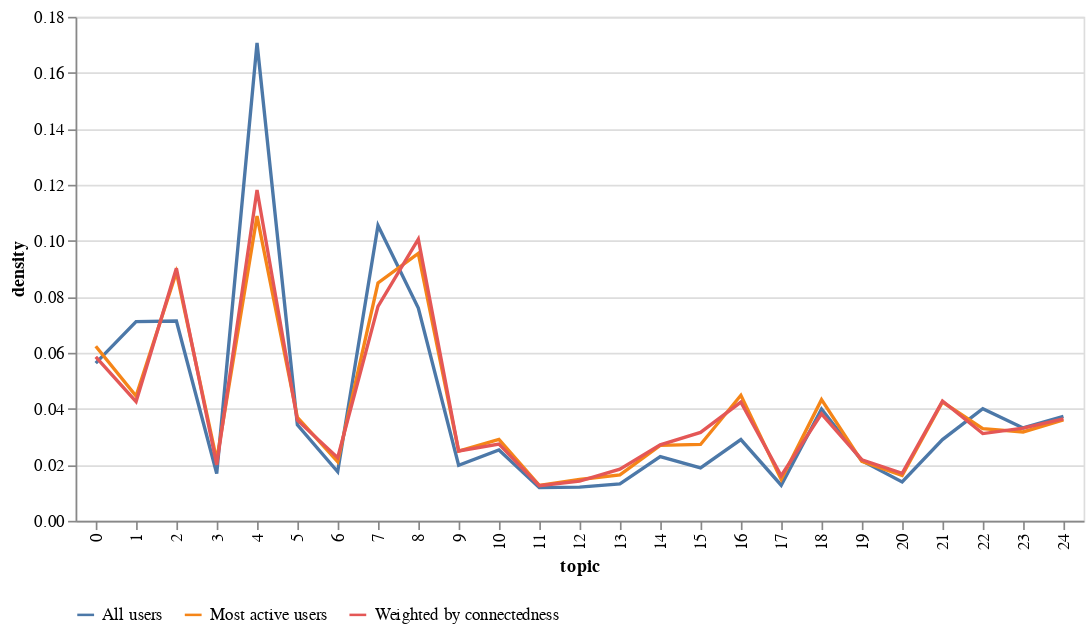

The notebook cell this image was saved under:
### Code cell
all_posts = topics.groupby("topic").agg((pl.col("id").count() / len(topics)).alias("density")) \
    .with_column(pl.lit("All users").alias("type")).to_pandas()

selected_user_posts = user_by_topic.groupby("topic").agg(pl.col("count").sum()).with_column((pl.col("count") / pl.col("count").sum()).alias("density")) \
    .with_column(pl.lit("Most active users").alias("type")).to_pandas()

pg_weighted_posts = counts_by_pg.groupby("topic").agg(pl.col("weighted_count").sum().alias("count")).with_column((pl.col("count") / pl.col("count").sum()).alias("density")) \
    .with_column(pl.lit("Weighted by connectedness").alias("type")).to_pandas()

alt.Chart(pd.concat([all_posts, selected_user_posts, pg_weighted_posts])).mark_line().encode(
    x='topic:O', y='density', color=alt.Color("type", legend=alt.Legend(orient='bottom', title=""))
).properties(height = 300, width = 600)

### Figure 1 — Vega-Lite specification as saved in the notebook (floating-point values rounded to 4 significant figures)
{"config": {"view": {"continuousWidth": 400, "continuousHeight": 300}}, "data": {"name": "data-72c24d443ab5f7542262cae8e5b94bf9"}, "mark": "line", "encoding": {"color": {"field": "type", "legend": {"orient": "bottom", "title": ""}, "type": "nominal"}, "x": {"field": "topic", "type": "ordinal"}, "y": {"field": "density", "type": "quantitative"}}, "height": 300, "width": 600, "$schema": "https://vega.github.io/schema/vega-lite/v4.17.0.json", "datasets": {"data-72c24d443ab5f7542262cae8e5b94bf9": [{"topic": 8, "density": 0.07599, "type": "All users", "count": null}, {"topic": 0, "density": 0.05631, "type": "All users", "count": null}, {"topic": 24, "density": 0.03727, "type": "All users", "count": null}, {"topic": 16, "density": 0.02901, "type": "All users", "count": null}, {"topic": 23, "density": 0.03315, "type": "All users", "count": null}, {"topic": 7, "density": 0.1054, "type": "All users", "count": null}, {"topic": 15, "density": 0.01888, "type": "All users", "count": null}, {"topic": 6, "density": 0.01752, "type": "All users", "count": null}, {"topic": 14, "density": 0.02294, "type": "All users", "count": null}, {"topic": 22, "density": 0.04001, "type": "All users", "count": null}, {"topic": 5, "density": 0.0343, "type": "All users", "count": null}, {"topic": 21, "density": 0.02901, "type": "All users", "count": null}, {"topic": 13, "density": 0.0132, "type": "All users", "count": null}, {"topic": 4, "density": 0.1707, "type": "All users", "count": null}, {"topic": 20, "density": 0.01385, "type": "All users", "count": null}, {"topic": 12, "density": 0.01201, "type": "All users", "count": null}, {"topic": 19, "density": 0.02144, "type": "All users", "count": null}, {"topic": 11, "density": 0.01185, "type": "All users", "count": null}, {"topic": 3, "density": 0.0169, "type": "All users", "count": null}, {"topic": 18, "density": 0.03994, "type": "All users", "count": null}, {"topic": 2, "density": 0.07137, "type": "All users", "count": null}, {"topic": 10, "density": 0.02528, "type": "All users", "count": null}, {"topic": 1, "density": 0.07112, "type": "All users", "count": null}, {"topic": 9, "density": 0.01983, "type": "All users", "count": null}, {"topic": 17, "density": 0.01271, "type": "All users", "count": null}, {"topic": 24, "density": 0.03605, "type": "Most active users", "count": 435.0}, {"topic": 16, "density": 0.04483, "type": "Most active users", "count": 541.0}, {"topic": 8, "density": 0.09547, "type": "Most active users", "count": 1152.0}, {"topic": 0, "density": 0.06232, "type": "Most active users", "count": 752.0}, {"topic": 15, "density": 0.02726, "type": "Most active users", "count": 329.0}, {"topic": 7, "density": 0.08494, "type": "Most active users", "count": 1025.0}, {"topic": 23, "density": 0.03174, "type": "Most active users", "count": 383.0}, {"topic": 22, "density": 0.0329, "type": "Most active users", "count": 397.0}, {"topic": 14, "density": 0.02693, "type": "Most active users", "count": 325.0}, {"topic": 6, "density": 0.02113, "type": "Most active users", "count": 255.0}, {"topic": 21, "density": 0.04243, "type": "Most active users", "count": 512.0}, {"topic": 5, "density": 0.03696, "type": "Most active users", "count": 446.0}, {"topic": 13, "density": 0.01641, "type": "Most active users", "count": 198.0}, {"topic": 12, "density": 0.01475, "type": "Most active users", "count": 178.0}, {"topic": 4, "density": 0.1088, "type": "Most active users", "count": 1313.0}, {"topic": 20, "density": 0.01616, "type": "Most active users", "count": 195.0}, {"topic": 3, "density": 0.02171, "type": "Most active users", "count": 262.0}, {"topic": 19, "density": 0.02121, "type": "Most active users", "count": 256.0}, {"topic": 11, "density": 0.01268, "type": "Most active users", "count": 153.0}, {"topic": 18, "density": 0.04326, "type": "Most active users", "count": 522.0}, {"topic": 10, "density": 0.02909, "type": "Most active users", "count": 351.0}, {"topic": 2, "density": 0.08875, "type": "Most active users", "count": 1071.0}, {"topic": 9, "density": 0.02486, "type": "Most active users", "count": 300.0}, {"topic": 17, "density": 0.01475, "type": "Most active users", "count": 178.0}, {"topic": 1, "density": 0.04458, "type": "Most active users", "count": 538.0}, {"topic": 8, "density": 0.1006, "type": "Weighted by connectedness", "count": 15.09}, {"topic": 24, "density": 0.0364, "type": "Weighted by connectedness", "count": 5.46}, {"topic": 0, "density": 0.05855, "type": "Weighted by connectedness", "count": 8.783}, {"topic": 16, "density": 0.0424, "type": "Weighted by connectedness", "count": 6.36}, {"topic": 7, "density": 0.07657, "type": "Weighted by connectedness", "count": 11.49}, {"topic": 23, "density": 0.03308, "type": "Weighted by connectedness", "count": 4.962}, {"topic": 15, "density": 0.03156, "type": "Weighted by connectedness", "count": 4.734}, {"topic": 6, "density": 0.02256, "type": "Weighted by connectedness", "count": 3.384}, {"topic": 22, "density": 0.03114, "type": "Weighted by connectedness", "count": 4.671}, {"topic": 14, "density": 0.02715, "type": "Weighted by connectedness", "count": 4.072}, {"topic": 13, "density": 0.01844, "type": "Weighted by connectedness", "count": 2.765}, {"topic": 21, "density": 0.04277, "type": "Weighted by connectedness", "count": 6.415}, {"topic": 5, "density": 0.03592, "type": "Weighted by connectedness", "count": 5.388}, {"topic": 12, "density": 0.01414, "type": "Weighted by connectedness", "count": 2.122}, {"topic": 20, "density": 0.01698, "type": "Weighted by connectedness", "count": 2.547}, {"topic": 4, "density": 0.1181, "type": "Weighted by connectedness", "count": 17.72}, {"topic": 19, "density": 0.02181, "type": "Weighted by connectedness", "count": 3.272}, {"topic": 3, "density": 0.01999, "type": "Weighted by connectedness", "count": 2.998}, {"topic": 11, "density": 0.01251, "type": "Weighted by connectedness", "count": 1.877}, {"topic": 2, "density": 0.09019, "type": "Weighted by connectedness", "count": 13.53}, {"topic": 10, "density": 0.02739, "type": "Weighted by connectedness", "count": 4.109}, {"topic": 18, "density": 0.03818, "type": "Weighted by connectedness", "count": 5.727}, {"topic": 9, "density": 0.02493, "type": "Weighted by connectedness", "count": 3.74}, {"topic": 17, "density": 0.01608, "type": "Weighted by connectedness", "count": 2.412}, {"topic": 1, "density": 0.04254, "type": "Weighted by connectedness", "count": 6.381}]}}
